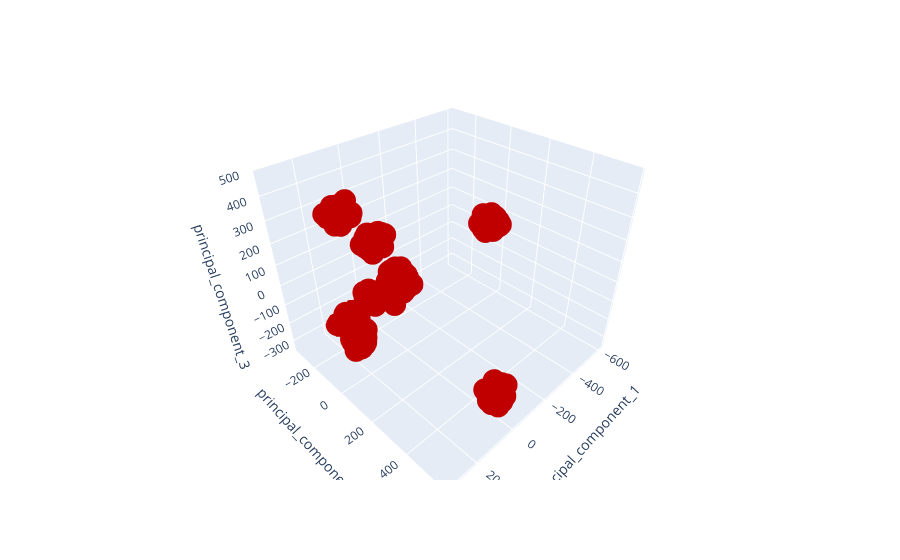

Notebook cell for this chart:
### Code cell
fig = px.scatter_3d(df_pca_3, x = 'principal_component_1', y = 'principal_component_2', z = 'principal_component_3').update_traces(marker = dict(color = "#C00000"))
fig.show()

### Figure 1 — Plotly figure (JSON) as saved in the notebook; plotly's stock layout.template omitted (floating-point values rounded to 4 significant figures; data arrays with more than 128 entries replaced by an {"elided": "..."} marker saying what was removed)
{"data": [{"hovertemplate": "principal_component_1=%{x}<br>principal_component_2=%{y}<br>principal_component_3=%{z}<extra></extra>", "legendgroup": "", "marker": {"color": "#C00000", "symbol": "circle"}, "mode": "markers", "name": "", "scene": "scene", "showlegend": false, "x": {"elided": "500 float values"}, "y": {"elided": "500 float values"}, "z": {"elided": "500 float values"}, "type": "scatter3d"}], "layout": {"scene": {"domain": {"x": [0, 1], "y": [0, 1]}, "xaxis": {"title": {"text": "principal_component_1"}}, "yaxis": {"title": {"text": "principal_component_2"}}, "zaxis": {"title": {"text": "principal_component_3"}}}, "legend": {"tracegroupgap": 0}, "margin": {"t": 60}}}
